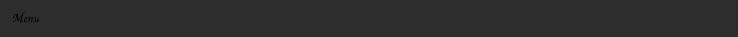
        <widget class="QFrame" name="frame_superior">
         <property name="maximumSize">
          <size>
           <width>16777215</width>
           <height>35</height>
          </size>
         </property>
         <property name="styleSheet">
          <string notr="true">QFrame
{
	border-radius:5px;
	background-color: rgb(45, 45, 45);
}
QPushButton
{
	background-color: rgb(45, 45, 45);
	border-radius:5px;
}
QPushButton:hover
{
	background-color: rgb(53, 53, 79);
	border-radius:5px;
}
</string>
         </property>
         <property name="frameShape">
          <enum>QFrame::StyledPanel</enum>
         </property>
         <property name="frameShadow">
          <enum>QFrame::Raised</enum>
         </property>
         <layout class="QHBoxLayout" name="horizontalLayout_19" stretch="2,0,0,0,0,0">
          <property name="topMargin">
           <number>9</number>
          </property>
          <item>
           <widget class="QLabel" name="labelMenu">
            <property name="maximumSize">
             <size>
              <width>50</width>
              <height>16777215</height>
             </size>
            </property>
            <property name="font">
             <font>
              <family>Comic Sans MS</family>
              <pointsize>10</pointsize>
              <weight>75</weight>
              <bold>true</bold>
             </font>
            </property>
            <property name="text">
             <string>Menu</string>
            </property>
            <property name="alignment">
             <set>Qt::AlignCenter</set>
            </property>
           </widget>
          </item>
          <item>
           <spacer name="horizontalSpacer">
            <property name="orientation">
             <enum>Qt::Horizontal</enum>
            </property>
            <property name="sizeType">
             <enum>QSizePolicy::Expanding</enum>
            </property>
            <property name="sizeHint" stdset="0">
             <size>
              <width>543</width>
              <height>17</height>
             </size>
            </property>
           </spacer>
          </item>
          <item>
           <widget class="QPushButton" name="MinimizeButton">
            <property name="maximumSize">
             <size>
              <width>30</width>
              <height>30</height>
             </size>
            </property>
            <property name="text">
             <string/>
            </property>
            <property name="icon">
             <iconset>
              <normaloff>Imagenes/minimizar-removebg-preview.png</normaloff>Imagenes/minimizar-removebg-preview.png</iconset>
            </property>
           </widget>
          </item>
          <item>
           <widget class="QPushButton" name="MaximizeButton">
            <property name="maximumSize">
             <size>
              <width>30</width>
              <height>30</height>
             </size>
            </property>
            <property name="text">
             <string/>
            </property>
            <property name="icon">
             <iconset>
              <normaloff>Imagenes/Sin_título1-removebg-preview.png</normaloff>Imagenes/Sin_título1-removebg-preview.png</iconset>
            </property>
           </widget>
          </item>
          <item>
           <widget class="QPushButton" name="NormalButton">
            <property name="maximumSize">
             <size>
              <width>30</width>
              <height>30</height>
             </size>
            </property>
            <property name="text">
             <string/>
            </property>
            <property name="icon">
             <iconset>
              <normaloff>Imagenes/Sin_título-removebg-preview (1).png</normaloff>Imagenes/Sin_título-removebg-preview (1).png</iconset>
            </property>
           </widget>
          </item>
          <item>
           <widget class="QPushButton" name="ExitButton">
            <property name="maximumSize">
             <size>
              <width>30</width>
              <height>30</height>
             </size>
            </property>
            <property name="layoutDirection">
             <enum>Qt::LeftToRight</enum>
            </property>
            <property name="text">
             <string/>
            </property>
            <property name="icon">
             <iconset>
              <normaloff>Imagenes/cruz-removebg-preview.png</normaloff>Imagenes/cruz-removebg-preview.png</iconset>
            </property>
           </widget>
          </item>
         </layout>
        </widget>
